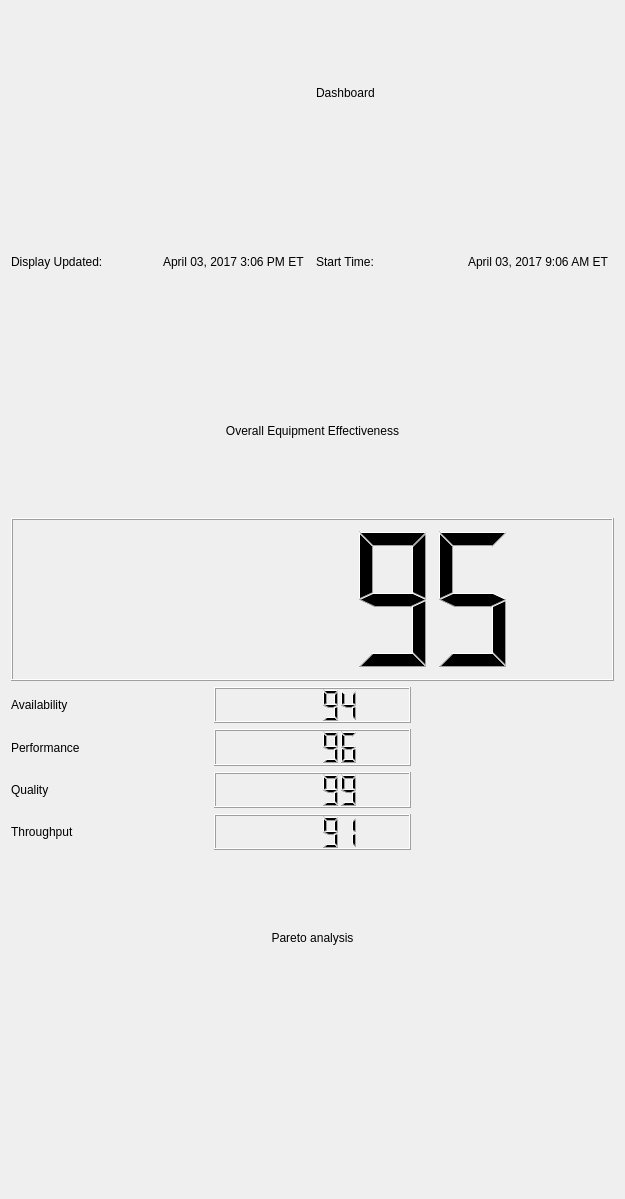
<?xml version="1.0" encoding="UTF-8"?>
<ui version="4.0">
 <class>DashboardWidget</class>
 <widget class="QWidget" name="DashboardWidget">
  <property name="geometry">
   <rect>
    <x>0</x>
    <y>0</y>
    <width>625</width>
    <height>1199</height>
   </rect>
  </property>
  <property name="windowTitle">
   <string>Form</string>
  </property>
  <layout class="QGridLayout" name="gridLayout">
   <item row="4" column="0">
    <layout class="QGridLayout" name="gridLayout_3">
     <item row="2" column="2">
      <widget class="QLabel" name="label_10">
       <property name="text">
        <string/>
       </property>
       <property name="pixmap">
        <pixmap>../../../../../../Pictures/Screenshot from 2017-04-03 13-56-32.png</pixmap>
       </property>
      </widget>
     </item>
     <item row="0" column="0">
      <widget class="QLabel" name="label_5">
       <property name="text">
        <string>Availability</string>
       </property>
      </widget>
     </item>
     <item row="1" column="1">
      <widget class="QLCDNumber" name="lcdNumber_2">
       <property name="intValue" stdset="0">
        <number>96</number>
       </property>
      </widget>
     </item>
     <item row="1" column="2">
      <widget class="QLabel" name="label_8">
       <property name="text">
        <string/>
       </property>
       <property name="pixmap">
        <pixmap>../../../../../../Pictures/Screenshot from 2017-04-03 13-56-32.png</pixmap>
       </property>
      </widget>
     </item>
     <item row="0" column="2">
      <widget class="QLabel" name="label_6">
       <property name="text">
        <string/>
       </property>
       <property name="pixmap">
        <pixmap>../../../../../../Pictures/Screenshot from 2017-04-03 13-56-32.png</pixmap>
       </property>
      </widget>
     </item>
     <item row="0" column="1">
      <widget class="QLCDNumber" name="lcdNumber">
       <property name="intValue" stdset="0">
        <number>94</number>
       </property>
      </widget>
     </item>
     <item row="2" column="0">
      <widget class="QLabel" name="label_9">
       <property name="text">
        <string>Quality</string>
       </property>
      </widget>
     </item>
     <item row="2" column="1">
      <widget class="QLCDNumber" name="lcdNumber_3">
       <property name="intValue" stdset="0">
        <number>99</number>
       </property>
      </widget>
     </item>
     <item row="1" column="0">
      <widget class="QLabel" name="label_7">
       <property name="text">
        <string>Performance</string>
       </property>
      </widget>
     </item>
     <item row="3" column="0">
      <widget class="QLabel" name="label_11">
       <property name="text">
        <string>Throughput</string>
       </property>
      </widget>
     </item>
     <item row="3" column="1">
      <widget class="QLCDNumber" name="lcdNumber_4">
       <property name="intValue" stdset="0">
        <number>91</number>
       </property>
      </widget>
     </item>
     <item row="3" column="2">
      <widget class="QLabel" name="label_12">
       <property name="text">
        <string/>
       </property>
       <property name="pixmap">
        <pixmap>../../../../../../Pictures/Screenshot from 2017-04-03 13-56-32.png</pixmap>
       </property>
      </widget>
     </item>
    </layout>
   </item>
   <item row="5" column="0">
    <widget class="QLabel" name="label_13">
     <property name="text">
      <string>Pareto analysis</string>
     </property>
     <property name="alignment">
      <set>Qt::AlignCenter</set>
     </property>
    </widget>
   </item>
   <item row="2" column="0">
    <widget class="QLabel" name="label_4">
     <property name="sizePolicy">
      <sizepolicy hsizetype="Minimum" vsizetype="Minimum">
       <horstretch>0</horstretch>
       <verstretch>0</verstretch>
      </sizepolicy>
     </property>
     <property name="text">
      <string>Overall Equipment Effectiveness</string>
     </property>
     <property name="alignment">
      <set>Qt::AlignCenter</set>
     </property>
    </widget>
   </item>
   <item row="6" column="0">
    <layout class="QGridLayout" name="gridLayout_2">
     <item row="0" column="0">
      <widget class="QLabel" name="label_3">
       <property name="text">
        <string/>
       </property>
       <property name="pixmap">
        <pixmap>../../../../../../pareto graph.png</pixmap>
       </property>
      </widget>
     </item>
    </layout>
   </item>
   <item row="1" column="0">
    <layout class="QGridLayout" name="gridLayout_4">
     <item row="0" column="2">
      <widget class="QLabel" name="label_16">
       <property name="text">
        <string>Start Time: </string>
       </property>
      </widget>
     </item>
     <item row="0" column="0">
      <widget class="QLabel" name="label_14">
       <property name="text">
        <string>Display Updated:</string>
       </property>
      </widget>
     </item>
     <item row="0" column="1">
      <widget class="QLabel" name="label_15">
       <property name="text">
        <string>April 03, 2017 3:06 PM ET</string>
       </property>
      </widget>
     </item>
     <item row="0" column="3">
      <widget class="QLabel" name="label_17">
       <property name="text">
        <string>April 03, 2017 9:06 AM ET</string>
       </property>
      </widget>
     </item>
    </layout>
   </item>
   <item row="0" column="0">
    <layout class="QVBoxLayout" name="verticalLayout">
     <item>
      <layout class="QHBoxLayout" name="horizontalLayout_2">
       <item>
        <widget class="QLabel" name="label">
         <property name="sizePolicy">
          <sizepolicy hsizetype="Minimum" vsizetype="Minimum">
           <horstretch>0</horstretch>
           <verstretch>0</verstretch>
          </sizepolicy>
         </property>
         <property name="text">
          <string/>
         </property>
         <property name="pixmap">
          <pixmap>../../../../../../Pictures/rosi-logo.jpg</pixmap>
         </property>
         <property name="scaledContents">
          <bool>false</bool>
         </property>
        </widget>
       </item>
       <item>
        <widget class="QLabel" name="label_2">
         <property name="sizePolicy">
          <sizepolicy hsizetype="Minimum" vsizetype="Minimum">
           <horstretch>0</horstretch>
           <verstretch>0</verstretch>
          </sizepolicy>
         </property>
         <property name="text">
          <string>Dashboard</string>
         </property>
        </widget>
       </item>
      </layout>
     </item>
    </layout>
   </item>
   <item row="3" column="0">
    <widget class="QLCDNumber" name="lcdNumber_5">
     <property name="intValue" stdset="0">
      <number>95</number>
     </property>
    </widget>
   </item>
  </layout>
 </widget>
 <resources/>
 <connections/>
</ui>
